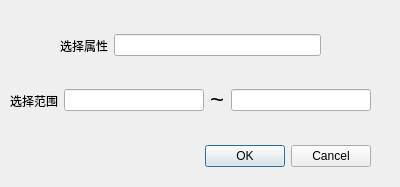
<?xml version="1.0" encoding="UTF-8"?>
<ui version="4.0">
 <class>book_range_search</class>
 <widget class="QDialog" name="book_range_search">
  <property name="geometry">
   <rect>
    <x>0</x>
    <y>0</y>
    <width>400</width>
    <height>187</height>
   </rect>
  </property>
  <property name="windowTitle">
   <string>Dialog</string>
  </property>
  <widget class="QDialogButtonBox" name="buttonBox">
   <property name="geometry">
    <rect>
     <x>30</x>
     <y>140</y>
     <width>341</width>
     <height>32</height>
    </rect>
   </property>
   <property name="orientation">
    <enum>Qt::Horizontal</enum>
   </property>
   <property name="standardButtons">
    <set>QDialogButtonBox::Cancel|QDialogButtonBox::Ok</set>
   </property>
  </widget>
  <widget class="QWidget" name="">
   <property name="geometry">
    <rect>
     <x>60</x>
     <y>20</y>
     <width>261</width>
     <height>51</height>
    </rect>
   </property>
   <layout class="QHBoxLayout" name="horizontalLayout">
    <item>
     <widget class="QLabel" name="label">
      <property name="text">
       <string>选择属性</string>
      </property>
     </widget>
    </item>
    <item>
     <widget class="QLineEdit" name="Attri"/>
    </item>
   </layout>
  </widget>
  <widget class="QWidget" name="">
   <property name="geometry">
    <rect>
     <x>10</x>
     <y>80</y>
     <width>361</width>
     <height>41</height>
    </rect>
   </property>
   <layout class="QHBoxLayout" name="horizontalLayout_2">
    <item>
     <widget class="QLabel" name="label_2">
      <property name="text">
       <string>选择范围</string>
      </property>
     </widget>
    </item>
    <item>
     <widget class="QLineEdit" name="low_bound"/>
    </item>
    <item>
     <widget class="QLabel" name="label_3">
      <property name="text">
       <string>&lt;html&gt;&lt;head/&gt;&lt;body&gt;&lt;p&gt;&lt;span style=&quot; font-size:18pt;&quot;&gt;~&lt;/span&gt;&lt;/p&gt;&lt;/body&gt;&lt;/html&gt;</string>
      </property>
     </widget>
    </item>
    <item>
     <widget class="QLineEdit" name="up_bound"/>
    </item>
   </layout>
  </widget>
 </widget>
 <resources/>
 <connections>
  <connection>
   <sender>buttonBox</sender>
   <signal>accepted()</signal>
   <receiver>book_range_search</receiver>
   <slot>accept()</slot>
   <hints>
    <hint type="sourcelabel">
     <x>248</x>
     <y>254</y>
    </hint>
    <hint type="destinationlabel">
     <x>157</x>
     <y>274</y>
    </hint>
   </hints>
  </connection>
  <connection>
   <sender>buttonBox</sender>
   <signal>rejected()</signal>
   <receiver>book_range_search</receiver>
   <slot>reject()</slot>
   <hints>
    <hint type="sourcelabel">
     <x>316</x>
     <y>260</y>
    </hint>
    <hint type="destinationlabel">
     <x>286</x>
     <y>274</y>
    </hint>
   </hints>
  </connection>
 </connections>
</ui>
